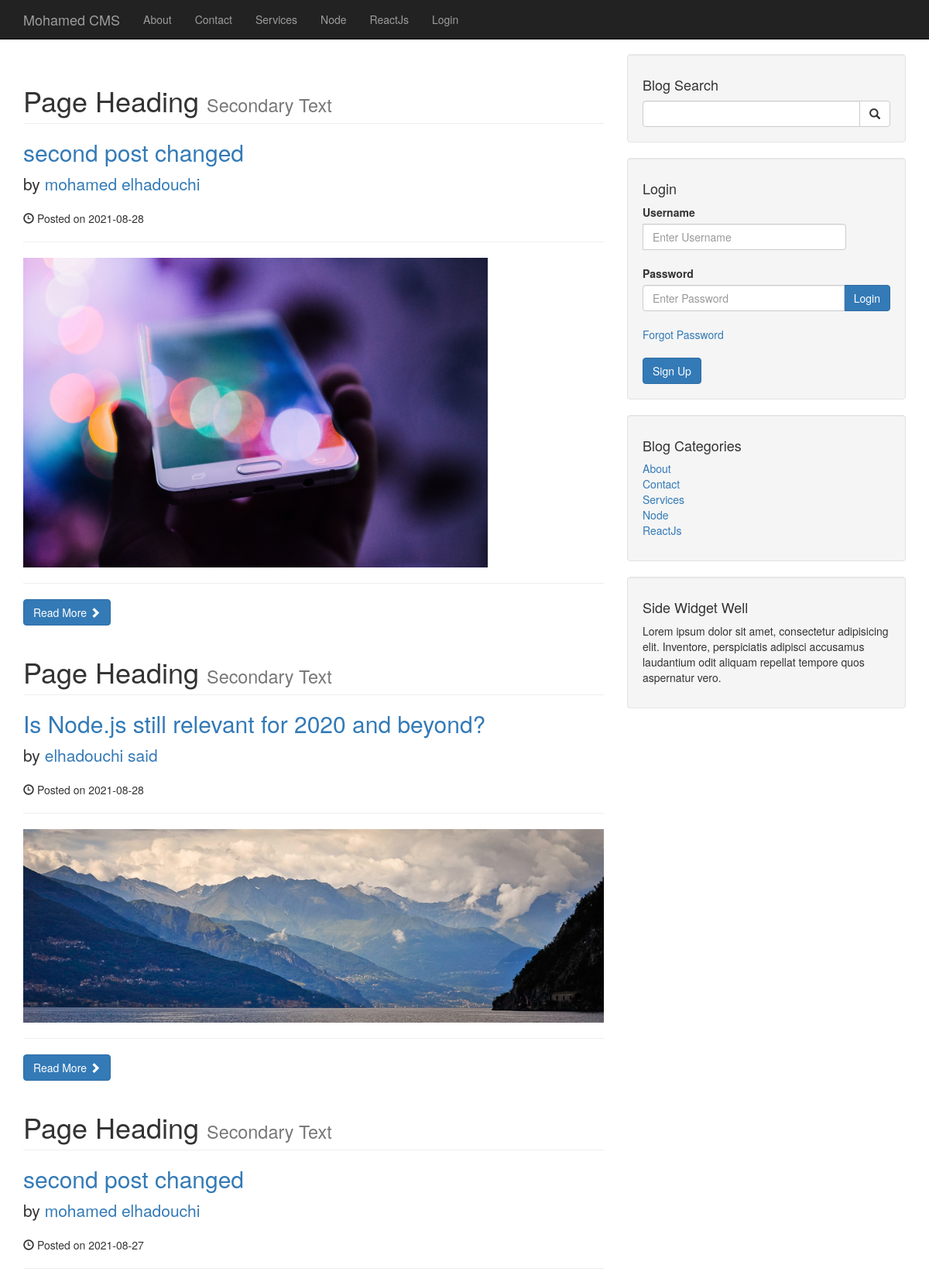
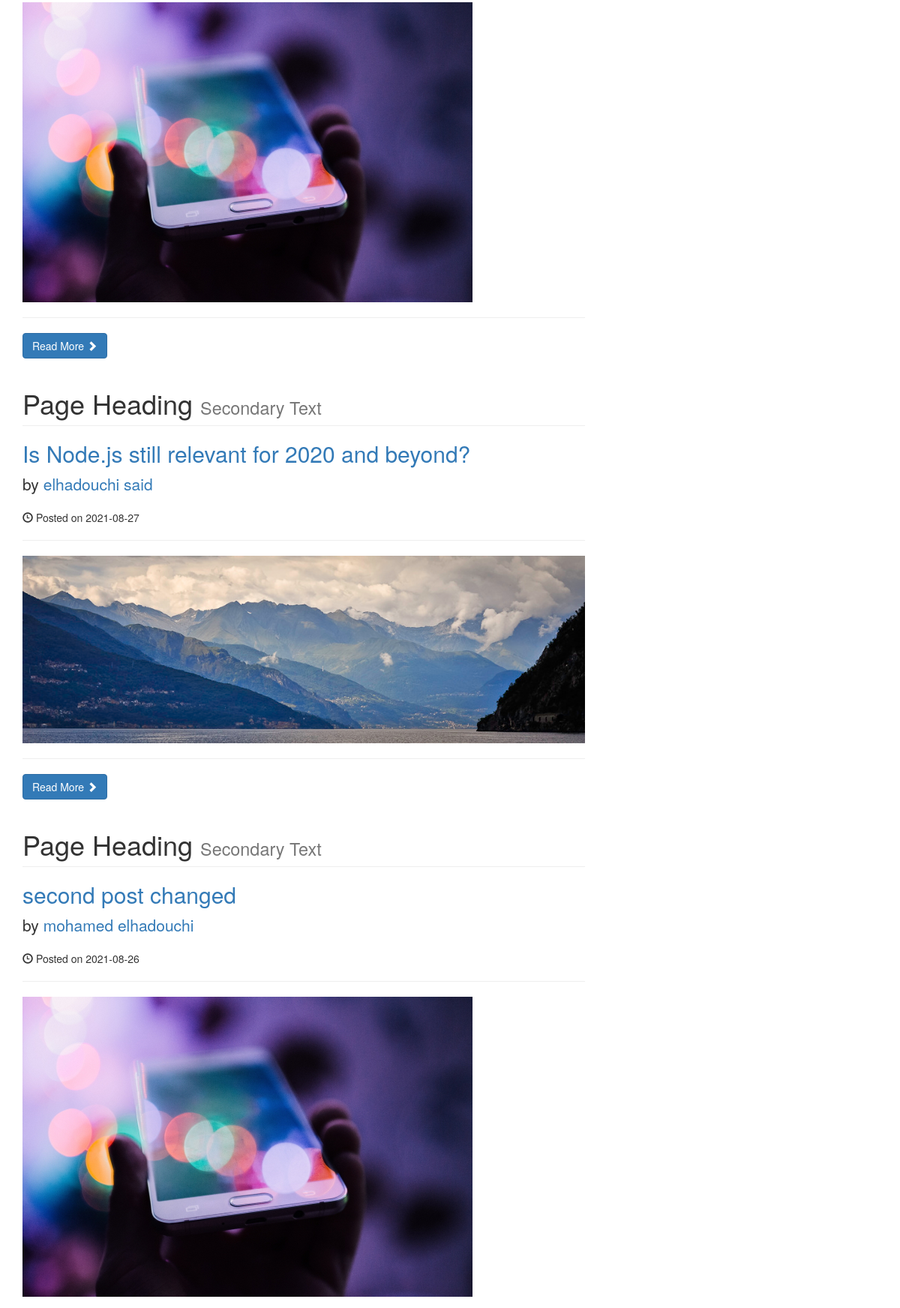
The page / (upper part) on the database its author committed (2 pictures, top to bottom).
### tables this page shows
CREATE TABLE `categories` (
  `cat_id` int(11) NOT NULL,
  `cat_title` varchar(255) NOT NULL
);

CREATE TABLE `posts` (
  `post_id` int(11) NOT NULL,
  `post_category_id` int(11) NOT NULL,
  `post_title` varchar(255) NOT NULL,
  `post_author` varchar(255) NOT NULL,
  `post_date` date NOT NULL,
  `post_image` text NOT NULL,
  `post_content` text NOT NULL,
  `post_tags` varchar(255) NOT NULL,
  `post_comment_count` varchar(255) NOT NULL,
  `post_status` varchar(255) NOT NULL DEFAULT 'draft',
  `post_views_count` int(11) NOT NULL
);

CREATE TABLE `users` (
  `user_id` int(11) NOT NULL,
  `username` varchar(255) NOT NULL,
  `user_password` varchar(255) NOT NULL,
  `user_firstname` varchar(255) NOT NULL,
  `user_lastname` varchar(255) NOT NULL,
  `user_email` varchar(255) NOT NULL,
  `user_image` text NOT NULL,
  `user_role` varchar(255) NOT NULL,
  `token` text NOT NULL
);

### admin/functions.php (called while the page is built, shortened)
<?php
function isLogedIn($session)
{
    return false;
}

### index.php (the view, shortened to what this page needs)
<?php include "includes/db.php";?>
<?php include "includes/header.php";?>
<?php include "includes/nav.php";?>
    <div class="container">
    <div class="row">
        <div class="col-md-8">
            <?php
            $pre_page = 5;
            if (isset($_GET['page'])) {
                $page = mysqli_real_escape_string($connection, $_GET['page']);
            } else {
                $page = '';
            }
            if ($page == '' || $page == '1') {
                $page_1 = '0';
            } else {
                $page_1 = mysqli_real_escape_string($connection, ($page * $pre_page) - $pre_page);
            }
            $query = "SELECT * FROM posts WHERE post_status = 'published'";
            if (isset($_SESSION['user_role']) && $_SESSION['user_role'] == 'admin') {
                $query = "SELECT * FROM posts ORDER BY post_id DESC LIMIT $page_1,$pre_page";
            } else {
                $query = "SELECT * FROM posts WHERE post_status = 'published'  ORDER BY post_id DESC LIMIT $page_1,$pre_page";
            }
            $select_all_posts_querys = mysqli_query($connection, $query);
            if (mysqli_num_rows($select_all_posts_querys) < 1) {
                echo "<h1 class='text-center'>No Posts Yet</h1>";
            } else {
                while ($row = mysqli_fetch_assoc($select_all_posts_querys)) {
                    $post_title = mysqli_real_escape_string($connection, $row['post_title']);
                    $post_id = mysqli_real_escape_string($connection, $row['post_id']);
                    $post_author = mysqli_real_escape_string($connection, $row['post_author']);
                    $post_date = mysqli_real_escape_string($connection, $row['post_date']);
                    $post_image = mysqli_real_escape_string($connection, $row['post_image']);
                    ?>
                    <h1 class="page-header">
                        Page Heading
                        <small>Secondary Text</small>
                    </h1>
                    <h2>
                        <a href="post.php?p_id=<?php echo $post_id;
                        ?>"><?php echo $post_title;
                            ?></a>
                    </h2>
                    <p class="lead">
                        <?php
                        $user_id = $post_author;
                        $query = "SELECT * FROM users WHERE user_id = $post_author";
                        $select_user_query = mysqli_query($connection, $query);
                        while ($row = mysqli_fetch_assoc($select_user_query)) {
                            $post_author = mysqli_real_escape_string($connection, $row['user_firstname'] . " " . $row['user_lastname']);
                        }
                        ?>
                        by <a href="author_posts.php?p_author=<?php echo $user_id; ?>"><?php echo $post_author; ?></a>
                    </p>
                    <p><span class="glyphicon glyphicon-time"></span> Posted on <?php echo $post_date; ?></p>
                    <hr>
                    <a href="post.php?p_id=<?php echo $post_id;
                    ?>">
                        <img class="img-responsive" src="images/<?php echo $post_image; ?>" alt="<?php echo $post_image; ?>">
                    </a>
                    <hr>
                    <a class="btn btn-primary" href="post.php?p_id=<?php echo $post_id ?>">Read More <span
                                class="glyphicon glyphicon-chevron-right"></span></a>
                    <?php
                }}
            ?>
        </div>
        <?php include "includes/sidebar.php";?>
    </div>
<?php include "includes/footer.php";?>

### includes/nav.php (shortened to what this page needs)
<nav class="navbar navbar-inverse navbar-fixed-top" role="navigation">
  <div class="container">
    <div class="navbar-header">
      <a class="navbar-brand" href="index.php">Mohamed CMS</a>
    </div>
    <div class="collapse navbar-collapse" id="bs-example-navbar-collapse-1">
      <ul class="nav navbar-nav">
        <?php
$query = "SELECT * FROM categories";
$select_all_cat_querys = mysqli_query($connection, $query);
while ($row = mysqli_fetch_assoc($select_all_cat_querys)) {
    $cat_title = mysqli_real_escape_string($connection, $row['cat_title']);
    $cat_id = mysqli_real_escape_string($connection, $row['cat_id']);
    $cat_class = '';
    echo "<li class='$cat_class'><a  href='categories.php?c_id={$cat_id}'>{$cat_title}</a></li>";
}
?>
        <?php
if (!isLogedIn($_SESSION['user_role'])) {
    echo "<li><a href='login.php'>Login</a></li>";
}
?>
      </ul>
    </div>
  </div>
</nav>

### includes/sidebar.php
<div class="col-md-4">
  <div class="well">
    <h4>Blog Search</h4>
    <form action="search.php" method="POST">
      <div class="input-group">
        <input type="text" name="search" class="form-control">
        <span class="input-group-btn">
          <button class="btn btn-default" type="submit" name="submit">
            <span class="glyphicon glyphicon-search"></span>
          </button>
        </span>
      </div>
    </form>
  </div>
  <div class="well">
    <?php
if (isset($_SESSION['user_role'])) {
    echo " <h4>Loged In As " . $_SESSION['firstname'] . " " . $_SESSION['lastname'] . "</h4>";
    ?>
    <a href="includes/logout.php" class="btn btn-primary">Logout</a>
    <?php
} else {
    ?><h4>Login</h4>
    <form action="login.php" method="POST">
      <div class="input-group">
        <label for="username">Username</label>
        <input type="text" name="username" id="username" class="form-control" placeholder="Enter Username">
      </div>
      <br>
      <label for="password">Password</label>
      <div class="input-group">
        <input type="password" name="password" id="password" class="form-control" placeholder="Enter Password">
        <span class="input-group-btn">
          <button class="btn btn-primary" name="login" type="submit">Login</button>
        </span>
      </div>
      <div class="input-group">
        <br>
        <a href="forgot.php?forgot=<?php echo uniqid(true); ?>">Forgot Password</a>
      </div>
      <br>
      <?php
    if (!isset($_SESSION['user_role'])) {
        echo "<a  class='btn btn-primary' href='registration.php' role='button' >Sign Up</a>";
    }
    ?>
    </form>
    <?php
}
?>
  </div>
  <?php
$query = "SELECT * FROM categories";
$select_sidbar_cat_querys = mysqli_query($connection, $query);
?>
  <div class="well">
    <h4>Blog Categories</h4>
    <div class="row">
      <div class="col-lg-12">
        <ul class="list-unstyled">
          <?php
while ($row = mysqli_fetch_assoc($select_sidbar_cat_querys)) {
    $cat_title = mysqli_real_escape_string($connection, $row['cat_title']);
    $cat_id = mysqli_real_escape_string($connection, $row['cat_id']);
    echo "<li><a href='categories.php?c_id={$cat_id}'>{$cat_title}</a></li>";
}
?>
        </ul>
      </div>
    </div>
  </div>
  <?php include "widget.php";?>
</div>

### css/blog-home.css (style rules this page uses)
body { padding-top: 70px; }

### rows shown on the page
categories: cat_title "About"
categories: cat_title "Contact"
categories: cat_title "Services"
categories: cat_title "Node"
categories: cat_title "ReactJs"
posts: post_title "second post changed", users.user_firstname+user_lastname "mohamed elhadouchi", post_date "2021-08-28", post_image (picture)
posts: post_title "Is Node.js still relevant for 2020 and beyond?", users.user_firstname+user_lastname "elhadouchi said", post_date "2021-08-28", post_image (picture)
posts: post_title "second post changed", users.user_firstname+user_lastname "mohamed elhadouchi", post_date "2021-08-27", post_image (picture)
posts: post_title "Is Node.js still relevant for 2020 and beyond?", users.user_firstname+user_lastname "elhadouchi said", post_date "2021-08-27", post_image (picture)
posts: post_title "second post changed", users.user_firstname+user_lastname "mohamed elhadouchi", post_date "2021-08-26", post_image (picture)
